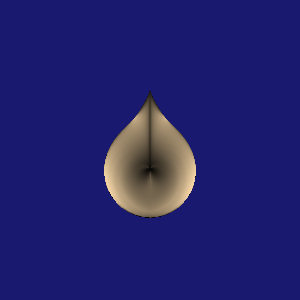

Source code (Python):
#!/usr/bin/env python

# Render a single vtkParametricKuen surface, centered and
# normalized to fit the viewport.

# Factory overrides: importing these modules registers the OpenGL rendering
# and interaction style implementations for vtkRenderingCore factory classes.
import vtkmodules.vtkInteractionStyle  # noqa: F401
import vtkmodules.vtkRenderingOpenGL2  # noqa: F401
# VTK pipeline classes used in this example
from vtkmodules.vtkCommonComputationalGeometry import vtkParametricKuen
from vtkmodules.vtkFiltersSources import vtkParametricFunctionSource
from vtkmodules.vtkRenderingCore import (
    vtkActor,
    vtkPolyDataMapper,
    vtkRenderWindow,
    vtkRenderWindowInteractor,
    vtkRenderer,
)

# Colors (normalized RGB)
navajo_white_rgb = (1.0, 0.871, 0.678)
midnight_blue_rgb = (0.098, 0.098, 0.439)

# Parametric function: define the Kuen surface with custom DeltaV0
parametric_fn = vtkParametricKuen()
parametric_fn.SetDeltaV0(0.001)

# Source: sample the parametric function to produce polygonal output
source = vtkParametricFunctionSource()
source.SetParametricFunction(parametric_fn)
source.SetUResolution(51)
source.SetVResolution(51)
source.SetWResolution(51)
source.Update()

# Normalize: scale and center the surface to fit the viewport
bounds = source.GetOutput().GetBounds()
max_dim = max(bounds[1] - bounds[0], bounds[3] - bounds[2], bounds[5] - bounds[4])
scale = 3.0 / max_dim if max_dim > 0 else 1.0
cx = (bounds[0] + bounds[1]) / 2.0
cy = (bounds[2] + bounds[3]) / 2.0
cz = (bounds[4] + bounds[5]) / 2.0

# Mapper: map polygon data to graphics primitives
mapper = vtkPolyDataMapper()
mapper.SetInputConnection(source.GetOutputPort())
# Actor: position and scale the mapped geometry
actor = vtkActor()
actor.SetMapper(mapper)
actor.GetProperty().SetColor(navajo_white_rgb)
actor.SetScale(scale, scale, scale)
actor.SetPosition(-cx * scale, -cy * scale, -cz * scale)

# Renderer: assemble the scene and configure the camera
renderer = vtkRenderer()
renderer.AddActor(actor)
renderer.SetBackground(midnight_blue_rgb)

# Window
render_window = vtkRenderWindow()
render_window.AddRenderer(renderer)
render_window.SetWindowName("parametric object kuen")
render_window.SetMultiSamples(0)
render_window.SetSize(300, 300)

# Interactor
render_window_interactor = vtkRenderWindowInteractor()
render_window_interactor.SetRenderWindow(render_window)

# Scene: configure the camera
renderer.ResetCamera()

render_window_interactor.Initialize()
render_window_interactor.Start()
